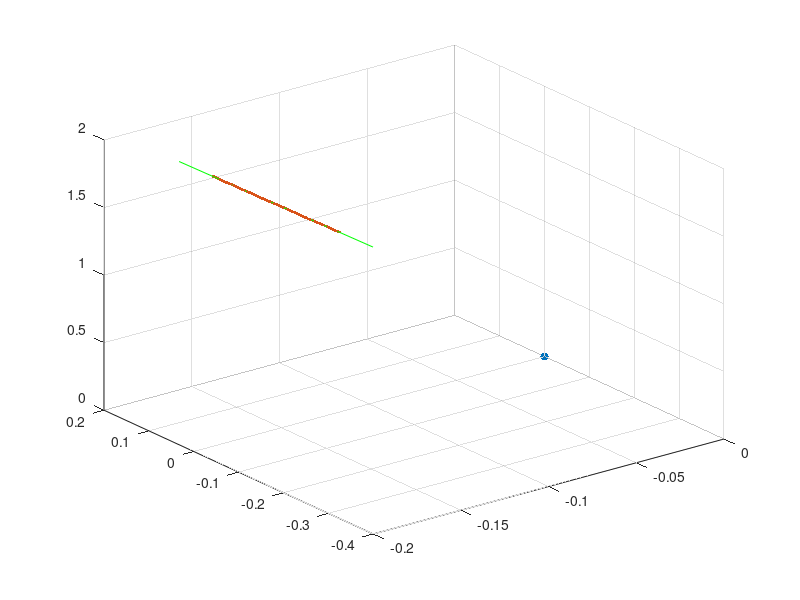

MATLAB code for this plot: (Note: this script raises an error after producing the figure.)
%% =======================================================================
% Reconstruction of cylinder from structured background
%
% Created: 9/11/2017
% Author: Saulo P.
% ========================================================================
clear all;
close all;

%% Reconstruction

load contours
load camera

Npoints = length(backg_idxs);

% Real world data
Dmtr = 20e-2;

%> 2D data
ys = backg_idxs';
ds = [contours{1};
      contours{2}];
xs = (ds(2,:) - ds(1,:))/2;

%>Reconstruction of cylinder central axis (diameter approximation)
Z = Dmtr*K(1)./(ds(2,:) - ds(1,:));
Cs = [Z.*(xs - im_sz(1)/2)/K(2,2);
      Z.*(ys - im_sz(2)/2)/K(2,2);
      Z];

centr = mean(Cs, 2);
Csn = Cs - repmat(centr, 1, Npoints);

%>Least Squares solution
[~, ~, V] = svd(Csn');
direct = V(:,1);

RMS = sqrt(sum(((Csn'*direct).^2)/Npoints))

%% Reconstructed scene synthesis
figure;
scatter3(0,0,0, 'filled');
hold on;
scatter3(Cs(1,:), Cs(2,:), Cs(3,:), '.r');

%>Fitted line
line = [centr - 0.2*direct centr + 0.2*direct];
plot3(line(1,:), line(2,:), line(3,:), 'g');

[Xc, Yc, Zc] = cylinder2(Dmtr*[1 1], direct);
Xc = Xc + centr(1);
Yc = Yc + centr(2);
Zc = Zc + centr(3);
surf(Xc, Yc, Zc);
[Xc, Yc, Zc] = cylinder2(Dmtr*[1 1], -direct);
Xc = Xc + centr(1);
Yc = Yc + centr(2);
Zc = Zc + centr(3);
surf(Xc, Yc, Zc);
colormap([0  0  1]);
set(gca, 'dataaspectratio', [1 1 1]);


%> Versao atual esta incorreta, considera X fixo. O correto e reconstruir a
%nuvem de pontos 